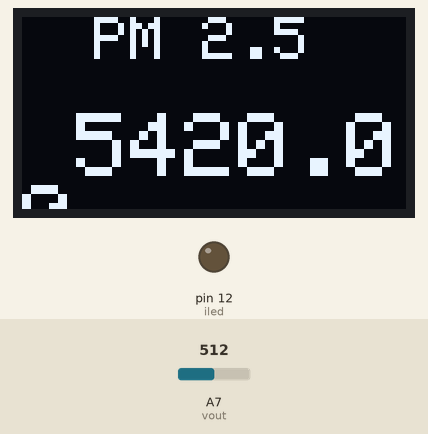
A sketch run on a simulated Arduino Nano, built with avr-gcc and run on an emulated ATmega328P. On the bench: 128×64 one-colour display, output pins drawn as LEDs (lit = HIGH). The test bench sets the inputs (shaded band); at power-on: A7 (vout) = 512. What the sketch prints to the serial monitor is not drawn.

Above: at 3.2 s.
3.3 s: A7 (vout) set to 716
At 6.5 s:
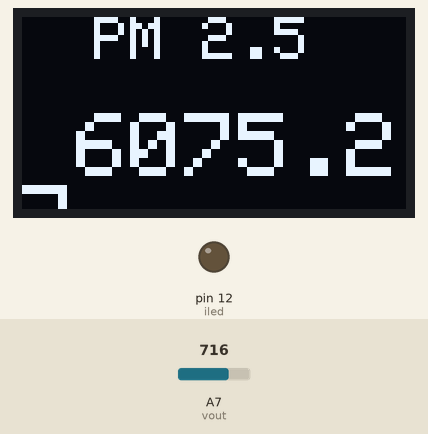
6.6 s: A7 (vout) set to 511
At 10.2 s:
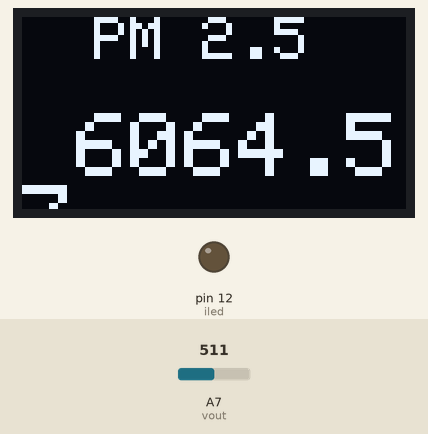
10.7 s: A7 (vout) set to 306
At 14.8 s:
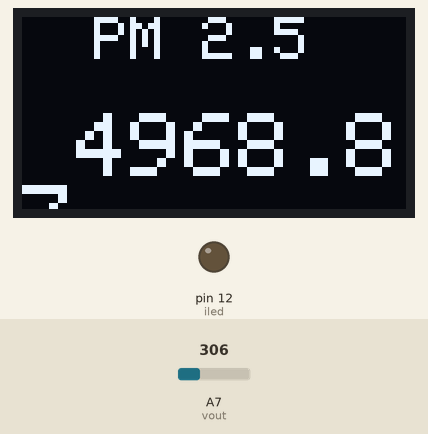
Timing chart, 0 to 16.3 s (numbered marks = the images above; inputs shaded):
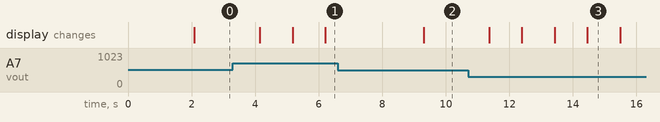

Measured:
- after the input at 3.3 s, the display: first changes after 0.85 s (image 1 shows a later state)

The sketch:

zack_v3_dust.ino
```cpp
// (licence header left out)
#include <Wire.h>
#include <Adafruit_GFX.h>
#include <Adafruit_SSD1306.h>

#define OLED_RESET 4
Adafruit_SSD1306 display(OLED_RESET);


#define        COV_RATIO                       0.2            //ug/mmm / mv
#define        NO_DUST_VOLTAGE                 400            //mv
#define        SYS_VOLTAGE                     5000


/*
I/O define
*/
const int iled = 12;                                            //drive the led of sensor
const int vout = A7;                                            //analog input

/*
variable
*/
float density, voltage;
int   adcvalue;

/*
private function
*/
int Filter(int m)
{
  static int flag_first = 0, _buff[10], sum;
  const int _buff_max = 10;
  int i;

  if(flag_first == 0)
  {
    flag_first = 1;

    for(i = 0, sum = 0; i < _buff_max; i++)
    {
      _buff[i] = m;
      sum += _buff[i];
    }
    return m;
  }
  else
  {
    sum -= _buff[0];
    for(i = 0; i < (_buff_max - 1); i++)
    {
      _buff[i] = _buff[i + 1];
    }
    _buff[9] = m;
    sum += _buff[9];

    i = sum / 10.0;
    return i;
  }
}


void setup(void)
{
  pinMode(iled, OUTPUT);
  digitalWrite(iled, LOW);                                     //iled default closed

  Serial.begin(115200);                                         //send and receive at 9600 baud
  Serial.print("*********************************** WaveShare ***********************************\n");

  display.begin(SSD1306_SWITCHCAPVCC, 0x3C);  // initialize with the I2C addr 0x3D (for the 128x64)
  display.clearDisplay();
//  display.setRotation(2);
  display.setTextSize(2);
  display.setTextColor(WHITE);
  display.setCursor(0,25);
  display.print("INDY ROBOT");
  display.display();
  delay(2000);
  display.clearDisplay();
}

void loop(void)
{
  /*
  get adcvalue
  */
  digitalWrite(iled, HIGH);
  delayMicroseconds(280);
  adcvalue = analogRead(vout);
  digitalWrite(iled, LOW);

  adcvalue = Filter(adcvalue);

  /*
  covert voltage (mv)
  */
  voltage = (SYS_VOLTAGE / 1024.0) * adcvalue * 11;

  /*
  voltage to density
  */
  if(voltage >= NO_DUST_VOLTAGE)
  {
    voltage -= NO_DUST_VOLTAGE;

    density = voltage * COV_RATIO;
  }
  else
    density = 0;

  /*
  display the result
  */
  Serial.print("The current dust concentration is: ");
  Serial.print(density);
  Serial.print(" ug/m3\n");

 /*
  display oled
  */
  display.clearDisplay();

  display.setTextColor(WHITE);  //  กำหนดสีตัวอักษร
  display.setCursor(0,0);       //  กำหนดตำแหน่งที่จะแสดงผลตัวอักษร

  display.setTextSize(2);       //  กำหนดขนาดตัวอักษร
  display.print("  PM 2.5 ");              //  แสดงข้อความออกจากจอ OLED
  display.println("  ");

  display.setTextSize(3);       //  กำหนดขนาดตัวอักษร
  display.print(" ");
  display.print(density);

  display.display();

  delay(1000);
}
```
